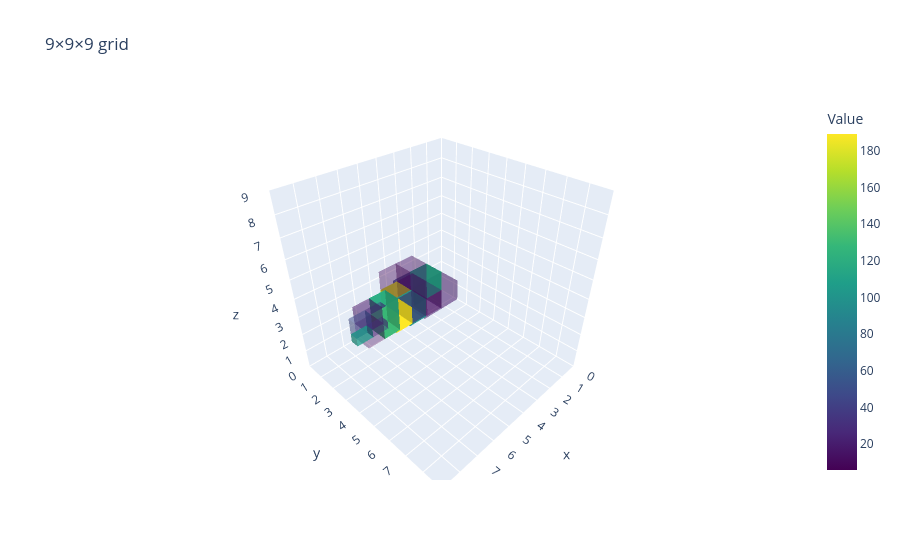

Notebook code for this chart:
### Code cell
# event display example
print(true_iniekin, recon_exit_tag)
plot_voxels_plotly(recon_sfg_hitposx_rel, recon_sfg_hitposy_rel, recon_sfg_hitposz_rel, recon_sfg_charge)

### Figure 1 — Plotly figure (JSON) as saved in the notebook; plotly's stock layout.template omitted (floating-point values rounded to 4 significant figures; data arrays with more than 128 entries replaced by an {"elided": "..."} marker saying what was removed)
{"data": [{"facecolor": {"elided": "240 str values"}, "flatshading": true, "i": {"elided": "240 int values"}, "j": {"elided": "240 int values"}, "k": {"elided": "240 int values"}, "showscale": false, "type": "mesh3d", "x": {"elided": "160 float values"}, "y": {"elided": "160 float values"}, "z": {"elided": "160 float values"}}, {"hoverinfo": "none", "marker": {"cmax": 189.1, "cmin": 5.808, "color": [5.808, 189.1], "colorbar": {"title": {"text": "Value"}}, "colorscale": [[0, "#440154"], [0.1111, "#482878"], [0.2222, "#3e4989"], [0.3333, "#31688e"], [0.4444, "#26828e"], [0.5556, "#1f9e89"], [0.6667, "#35b779"], [0.7778, "#6ece58"], [0.8889, "#b5de2b"], [1, "#fde725"]], "showscale": true}, "mode": "markers", "type": "scatter3d", "x": [null], "y": [null], "z": [null]}], "layout": {"scene": {"aspectmode": "cube", "xaxis": {"nticks": 10, "range": [0, 9]}, "yaxis": {"nticks": 10, "range": [0, 9]}, "zaxis": {"nticks": 10, "range": [0, 9]}}, "title": {"text": "9×9×9 grid"}}}
